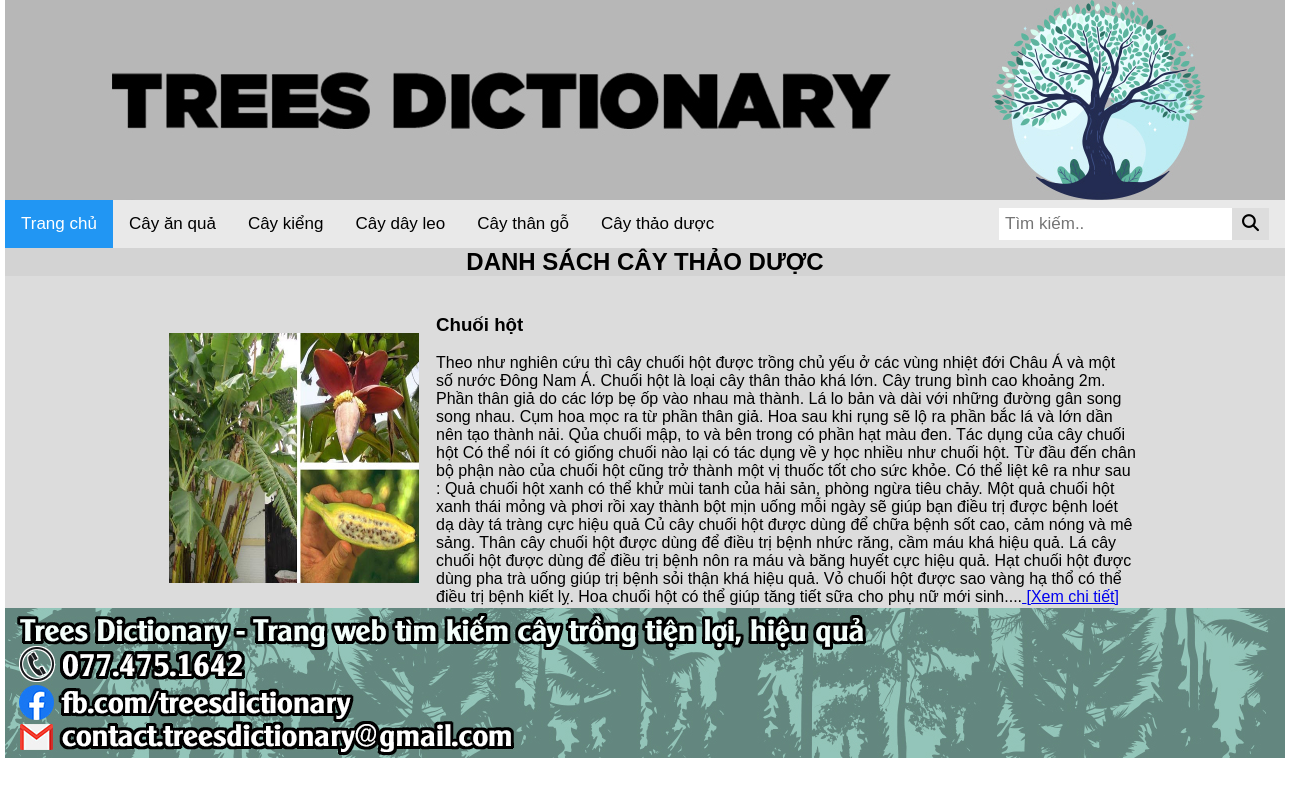
/ds_trees_l5_homepage.php, run on the app's committed database.
### tables this page shows
CREATE TABLE `db_trees` (
  `Mact` int(11) NOT NULL,
  `Tencay` varchar(200) NOT NULL,
  `Dacdiem` text NOT NULL,
  `Loaicay` varchar(200) NOT NULL,
  `Cachchamsoc` text NOT NULL,
  `Hinh` varchar(500) NOT NULL,
  `Motacay` text NOT NULL,
  `Luottruycap` int(200) NOT NULL
);

### ds_trees_l5_homepage.php (the view, shortened to what this page needs)
<!DOCTYPE html>
<html>
<head>
</head>
<link rel="stylesheet" href="homepage.css">
<link href="css/ads.css" rel="stylesheet" type="text/css">
<body>
<div id="wrapper">
        <div id="header"></div>
        <div id="menu">
            <div class="topnav">
            <a class="active" href="index.php">Trang chủ</a>
                <a href="ds_trees_l1_homepage.php">Cây ăn quả</a>
                <a href="ds_trees_l2_homepage.php">Cây kiểng</a>
                <a href="ds_trees_l3_homepage.php">Cây dây leo</a>
                <a href="ds_trees_l4_homepage.php">Cây thân gỗ</a>
                <a href="ds_trees_l5_homepage.php">Cây thảo dược</a>
                <div class="search-container">
                <form action="search_page.php" method ="GET" onsubmit="return signup()">
                    <input type="text" placeholder="Tìm kiếm.." id="search" name="search" onkeyup="showResult(this.value)">
                    <button type="submit"><i class="fa fa-search"></i></i></button>
                     </form>
                </div>
            </div>
    </div>
<div class="adfloat" id="divBannerFloatLeft">
 <p><a href="http://hocwebgiare.com/" target="_blank"><img src="http://hocwebgiare.com/images/left_banner.png" alt=""></a>
 </p>
</div>
<div class="adfloat" id="divBannerFloatRight">
 <p><a href="http://hocwebgiare.com/" target="_blank"><img src="http://hocwebgiare.com/images/right_banner.jpg" alt=""></a>
 </p>
</div>
    <div id="ten-content">
        <h2><center>DANH SÁCH CÂY THẢO DƯỢC</center></h2>
    </div>
    <div id="content">
    <?php
include "connect.php";
echo "<table >" ;
foreach ($sql = $con->query("SELECT * FROM db_trees WHERE Loaicay='Thảo dược' ") as $value){
    echo "<tr id='tr'>
    <td id='link' ><img src='".$value['Hinh']."'></td>
    <td style='width:700px'><h3>".$value['Tencay']."</h3></br> ".$value['Dacdiem']."...<a href =detail_trees.php?id=".$value['Mact']."> [Xem chi tiết]</a></td>
    </tr>";
    }
  echo "</table>";
 ?>
</div>
<div id="footer">
    </div>
</body>
</html>

### homepage.css (style rules this page uses)
td img { width: 250px; height: 250px; }
* { margin: auto; padding: 0; }
#footer { width: 1280px; height: 150px; background-image: url("./hinhanh/footer.jpg"); }
#wrapper { width: 1280px; }
#header { height: 200px; width: 1280px; background-image: url("./hinhanh/banner.jpg"); }
body { margin: 0; font-family: Arial, Helvetica, sans-serif; }
.topnav { overflow: hidden; background-color: #e9e9e9; }
.topnav a { float: left; display: block; color: black; text-align: center; padding: 14px 16px; text-decoration: none; font-size: 17px; }
.topnav a.active { background-color: #2196F3; color: white; }
.topnav .search-container { float: right; }
.topnav input[type=text] { padding: 6px; margin-top: 8px; font-size: 17px; border: none; }
.topnav .search-container button { float: right; padding: 6px 10px; margin-top: 8px; margin-right: 16px; background: #ddd; font-size: 17px; border: none; cursor: pointer; }
#content { background-color: gainsboro; }
#ten-content { background-color: lightgray; }
td { padding-left: 15px; }

### css/ads.css (style rules this page uses)
#divBannerFloatLeft { width: 120px; line-height:30px; position: fixed;overflow:hidden; left:0px !important; }
#divBannerFloatRight { width: 120px; line-height:30px; position: fixed;overflow:hidden;right:0px !important; }

### ds_trees_l5_homepage.php (style rules this page uses)
#link { text-align:center; }

### data on the page
db_trees: Hinh (picture), Tencay "Chuối hột", Dacdiem "Theo như nghiên cứu thì cây chuối hột được trồng chủ yếu ở các vùng nhiệt đới Châu Á và một số nước Đông Nam Á. Chuối hột là loại cây thân thảo khá lớn. Cây trung bình cao khoảng 2m. Phần thân giả do các lớp bẹ ốp vào nhau mà thành. Lá lo bản và dài với những đường gân song song nhau. Cụm hoa mọc ra từ phần thân giả. Hoa sau khi rụng sẽ lộ ra phần bắc lá và lớn dần nên tạo thành nải. Qủa chuối mập, to và bên trong có phần hạt màu đen. Tác dụng của cây chuối hột Có thể nói ít có giống chuối nào lại có tác dụng về y học nhiều như chuối hột. Từ đầu đến chân bộ phận nào của chuối hột cũng trở thành một vị thuốc tốt cho sức khỏe. Có thể liệt kê ra như sau : Quả chuối hột xanh có thể khử mùi tanh…"
